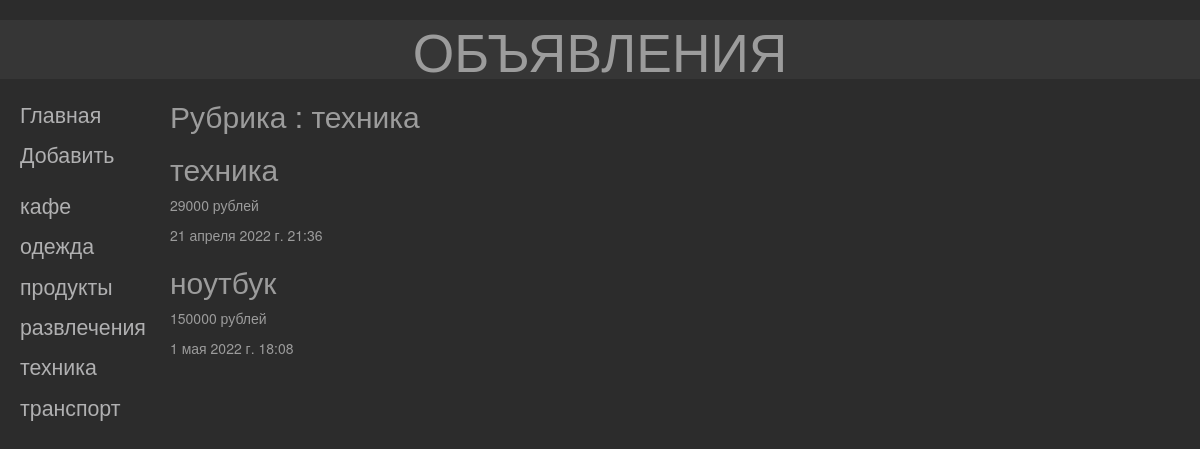
Screenshot of /3/ with the database file from the repository.
### expense/models.py (models this page shows, shortened)
class Rubric(models.Model):
    name = models.CharField(max_length=20, db_index=True, verbose_name='Название')
    class Meta:
        verbose_name_plural = 'Рубрики'
        verbose_name = 'Рубрику'
        ordering = ['name']

class Expense(models.Model):#verbose_name - название на админ старнице
    title = models.CharField(max_length=255, verbose_name='Трата на')
    amount = models.IntegerField(verbose_name='Сумма')
    time_create = models.DateTimeField(default=timezone.now, verbose_name='Дата создания')
    time_update = models.DateTimeField(auto_now=True,verbose_name = 'Дата последнего редактирования')
    published_date = models.DateTimeField(blank=True, null=True, verbose_name='Дата публикации')
    rubric = models.ForeignKey('Rubric', null = True, on_delete=models.PROTECT, verbose_name='Рубрика')
    class Meta:# весь класс META нужен для красивого отображения названий на админ-странице
        verbose_name_plural = 'Траты'
        verbose_name = 'объявление'
        ordering = ['-published_date']

### expense/views.py (the view)
# urls.py: path('<int:rubric_id>/', by_rubric, name='by_rubric'),
def by_rubric(request, rubric_id):
    bbs = Expense.objects.filter(rubric = rubric_id)
    rubrics = Rubric.objects.all()
    current_rubric = Rubric.objects.get(pk = rubric_id)
    context = {'bbs' : bbs, 'rubrics' : rubrics, "current_rubric" : current_rubric}
    return render(request, 'expense/rubric.html', context)

### expense/templates/expense/rubric.html (shortened to what this page needs)
{% extends 'layout/basic.html' %}
{% block content %}
    <h2>Рубрика : {{current_rubric.name}}</h2>
<div class="main_block_expense">
    {% for bb in bbs %}
    <div class = 'expense'>
        <h2>{{bb.title}}</h2>
        <p>{{bb.amount}} рублей</p>
            <p>{{bb.time_create}}</p>
    </div>
    {% endfor %}
</div>
{% endblock %}

### expense/templates/layout/basic.html (shortened to what this page needs)
{% load static %}
<!DOCTYPE html>
<html lang="en">
<head>
    <link rel="stylesheet" href="//maxcdn.bootstrapcdn.com/bootstrap/3.2.0/css/bootstrap.min.css">
    <link rel="stylesheet" href="//maxcdn.bootstrapcdn.com/bootstrap/3.2.0/css/bootstrap-theme.min.css">
    <link rel="stylesheet" type="text/css" href="{% static 'css\style.css' %}">
</head>
<body>
    <header>
        <h1>объявления</h1>
    </header>
    <nav>
        <a href="{% url 'index' %}">Главная</a>
        <a class="add" href="{% url 'add' %}">Добавить</a>
        {% for rubric in rubrics %}
        <a href="{% url 'by_rubric' rubric.pk %}">{{rubric.name}}</a>
        {% endfor %}
    </nav>
    <section>
        {% block content %}
        {% endblock %}
    </section>
</body>
</html>

### expense/static/css/style.css (style rules this page uses)
html { box-sizing: border-box; }
body { background: rgb(44, 44, 44); color:rgb(156, 156, 156); }
header h1 { font-size: 40pt; text-transform: uppercase; text-align: center; background: rgba(134, 134, 134, 0.1); }
nav { font-size: 16pt; width: 150px; float: left; margin-left: 20px; }
a { color:rgb(176, 176, 177); }
nav a { display: block; margin:10px 0px; }
nav .add { padding-bottom: 10px; }

### rows the page displays
Rubric: name "кафе"
Rubric: name "одежда"
Rubric: name "продукты"
Rubric: name "развлечения"
Rubric: name "техника"
Rubric: name "транспорт"
Expense: title "техника", amount "29000", time_create "21 апреля 2022 г. 21:36"
Expense: title "ноутбук", amount "150000", time_create "1 мая 2022 г. 18:08"
